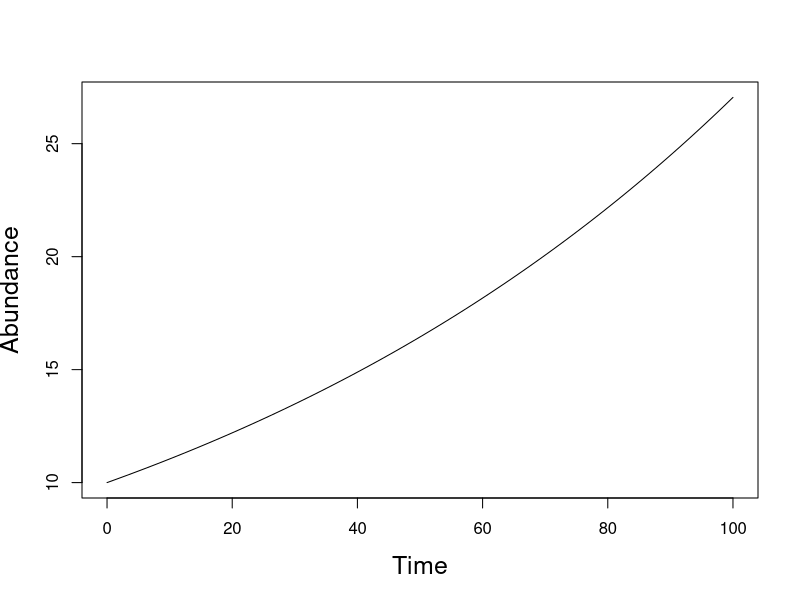
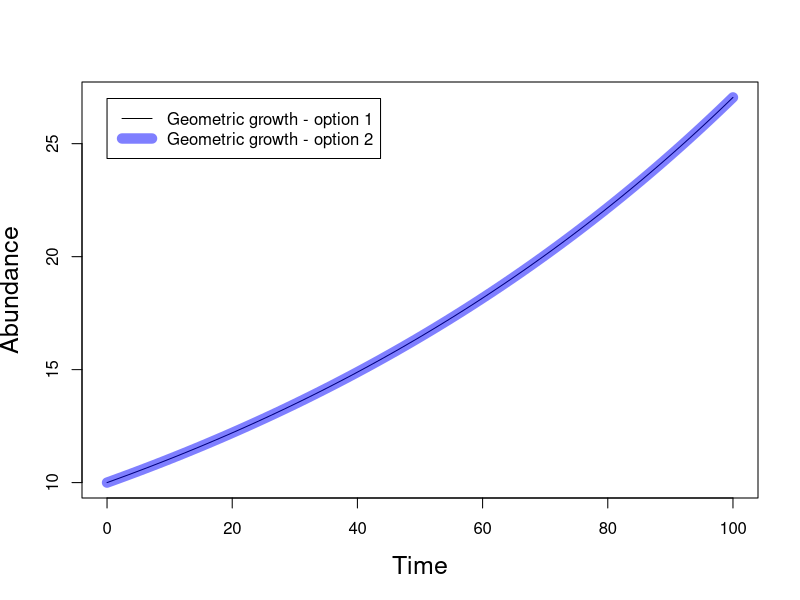
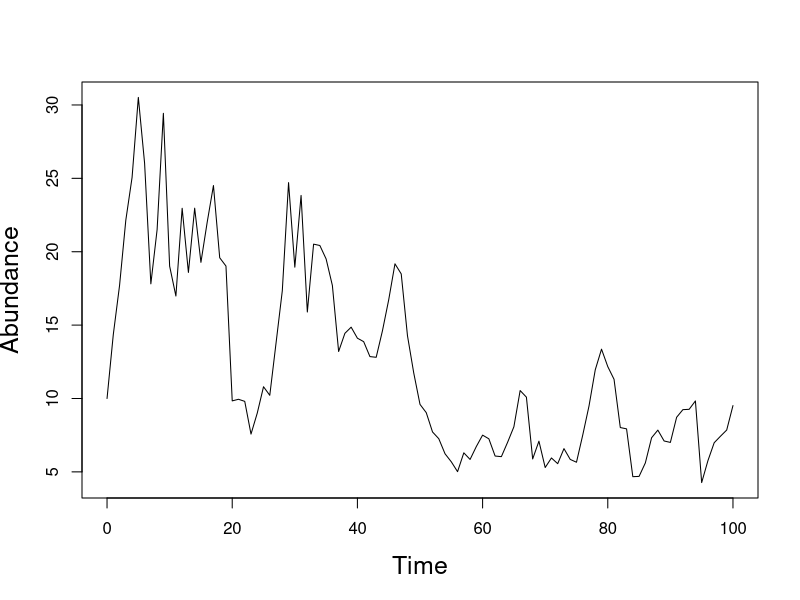
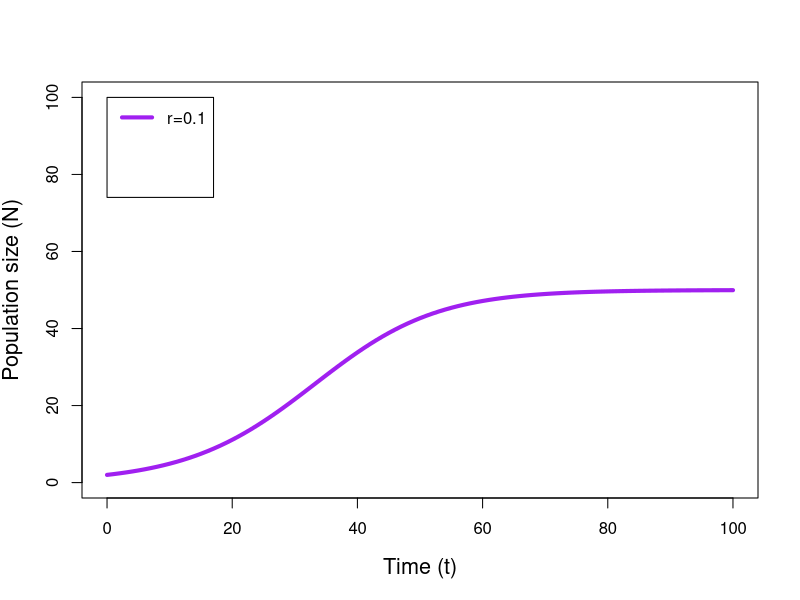
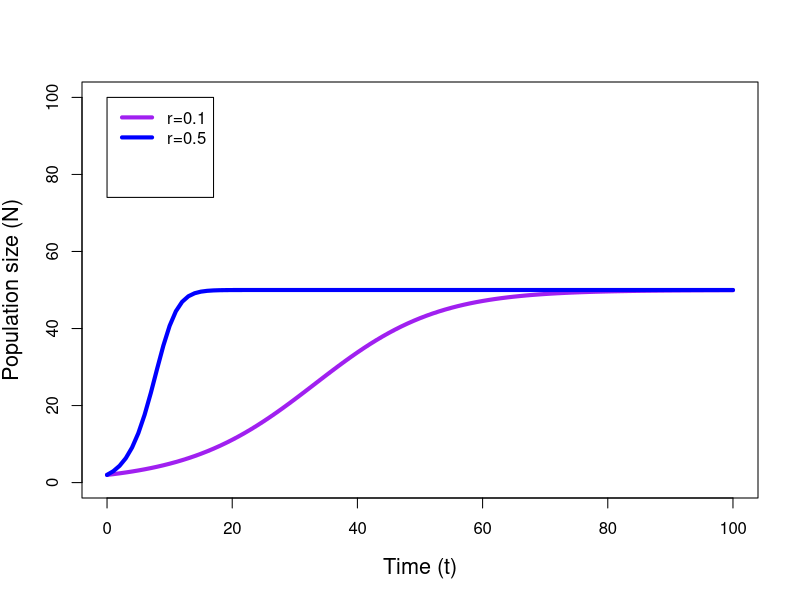
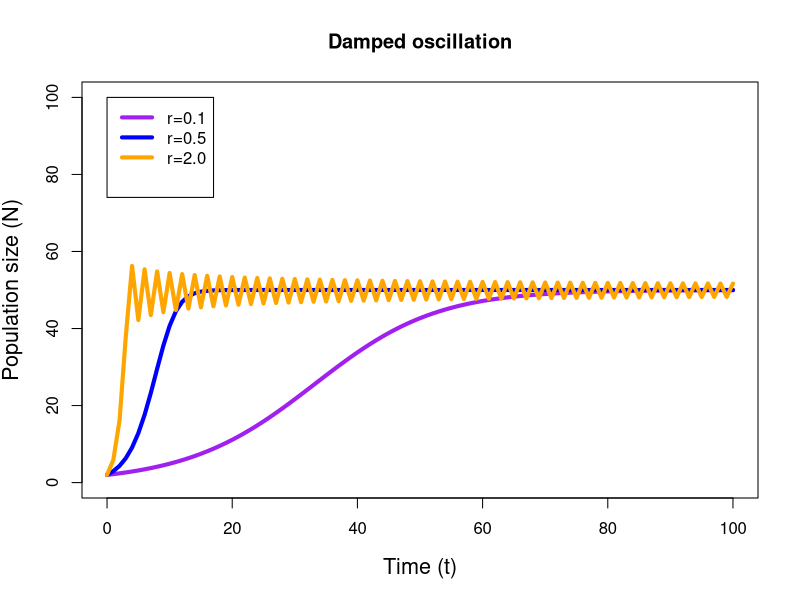
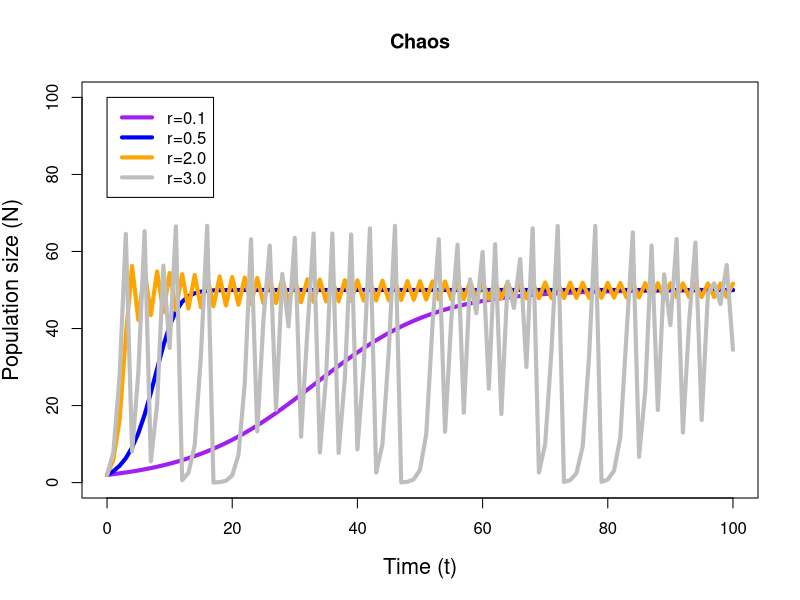
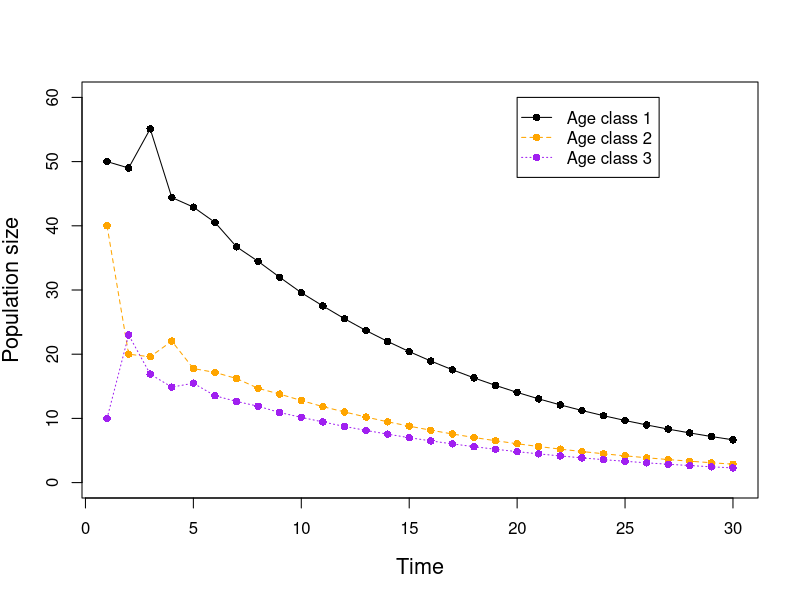

These figures' R source, in order:
## ----buildit,include=FALSE,eval=FALSE-----------------------------------------
## rnw2pdf("lecture-popdy-basics")
## rnw2pdf("lecture-popdy-basics", tangle=TRUE)




## ----geo1,size='scriptsize',out.width='0.9\\textwidth',fig.width=8,fig.height=5,fig.align="center"----
time <- 0:100         
T <- length(time)     ## number of time points
r <- 0.01             ## growth rate
N1 <- 10*(1+r)^time   ## abundance at time t. N(0)=10
plot(time, N1, xlab="Time", ylab="Abundance", type="l", cex.lab=1.5)


## ----geo2,size='tiny',out.width='0.8\\textwidth',fig.width=8,fig.height=5,fig.align="center"----
time <- 0:100         
T <- length(time)     ## number of time points
r <- 0.01             ## growth rate
N2 <- c(10, rep(NA, T-1))  ## initial abundance = 10
for(t in 2:T) {
    N2[t] <- N2[t-1] + N2[t-1]*r
}
plot(time, N1, xlab="Time", ylab="Abundance", type="l", cex.lab=1.5)
lines(time, N2, col=rgb(0,0,1,0.5), lwd=10)
legend(0, 27, c("Geometric growth - option 1", "Geometric growth - option 2"),
       lwd=c(1,10), col=c(1, rgb(0,0,1,0.5)))


## ----geo3code,size='small'----------------------------------------------------
time <- 0:100         
T <- length(time)     ## number of time points
N3 <- c(10, rep(NA, T-1))  ## initial abundance = 10
r <- rep(NA, T-1)
rbar <- 0.01
sigma <- 0.2
for(t in 2:T) {
    r[t-1] <- rnorm(n=1, mean=rbar, sd=sigma)
    N3[t] <- N3[t-1] + N3[t-1]*r[t-1]
}


## ----geo3,size='scriptsize',out.width='0.99\\textwidth',fig.width=8,fig.height=5,fig.align="center"----
plot(time, N3, xlab="Time", ylab="Abundance", type="l", cex.lab=1.5)


## ----Nl0,echo=FALSE-----------------------------------------------------------
Time <- 0:100
T <- length(Time)
rmax <- .1
K <- 50
Nl <- rep(0, T)
Nl[1] <- 2
for(t in 2:T) {
    Nl[t] <- Nl[t-1] + Nl[t-1]*rmax*(1 - Nl[t-1]/K)
}
Nl4 <- Nl3 <- Nl2 <- Nl
Nl4[1] <- Nl3[1] <- Nl2[1] <- 2
for(t in 2:T) {
    Nl2[t] <- Nl2[t-1] + Nl2[t-1]*0.5*(1-Nl2[t-1]/K)
    Nl3[t] <- Nl3[t-1] + Nl3[t-1]*2.0*(1-Nl3[t-1]/K)
    Nl4[t] <- Nl4[t-1] + Nl4[t-1]*3.0*(1-Nl4[t-1]/K)
}

## ----Nl,include=FALSE,echo=FALSE,fig.width=8,fig.height=6---------------------
plot(Time, Nl, lwd=4, type="l", ylim=c(0, 100), cex.lab=1.3,
     xlab="Time (t)", ylab="Population size (N)", col="purple")
legend(0, 100, c("r=0.1", "", "", ""),
       lwd=4, col=c("purple", NA, NA, NA))

## ----Nl2,include=FALSE,echo=FALSE,fig.width=8,fig.height=6--------------------
plot(Time, Nl, lwd=4, type="l", ylim=c(0, 100), cex.lab=1.3,
     xlab="Time (t)", ylab="Population size (N)", col="purple")
lines(Time, Nl2, lwd=4, col="blue")
legend(0, 100, c("r=0.1", "r=0.5", "", ""),
       lwd=4, col=c("purple", "blue", NA, NA))

## ----Nl3,include=FALSE,echo=FALSE,fig.width=8,fig.height=6--------------------
plot(Time, Nl, lwd=4, type="l", ylim=c(0, 100), cex.lab=1.3,
     xlab="Time (t)", ylab="Population size (N)", col="purple",
     main="Damped oscillation")
lines(Time, Nl2, lwd=4, col="blue")
lines(Time, Nl3, lwd=4, col="orange")
legend(0, 100, c("r=0.1", "r=0.5", "r=2.0", ""),
       lwd=4, col=c("purple", "blue", "orange", NA))

## ----Nl4,include=FALSE,echo=FALSE,fig.width=8,fig.height=6--------------------
plot(Time, Nl, lwd=4, type="l", ylim=c(0, 100), cex.lab=1.3,
     xlab="Time (t)", ylab="Population size (N)", col="purple",
     main="Chaos")
lines(Time, Nl2, lwd=4, col="blue")
lines(Time, Nl3, lwd=4, col="orange")
lines(Time, Nl4, lwd=4, col="gray")
legend(0, 100, c("r=0.1", "r=0.5", "r=2.0", "r=3.0"),
       lwd=4, col=c("purple", "blue", "orange", "gray"))


## ----proj1code,size='footnotesize'--------------------------------------------
T <- 30                         ## time steps
n <- matrix(NA, nrow=3, ncol=T) ## age-class abundance matrix    
n[,1] <- c(50, 40, 10)          ## abundance at t=1
s <- c(0.4, 0.5, 0.3)           ## survival rates
f <- c(0, 0.8, 1.7)             ## fecundities

A <- matrix(c(f, s[1], 0, 0, 0, s[2], s[3]), 
            nrow=3, ncol=3, byrow=TRUE)  
A                               ## Leslie matrix

for(t in 2:T) {
    n[,t] <- A %*% n[,t-1]      ## matrix multiplication
}

lambda <- n[,-1] / n[,-T]       ## growth rates


## ----proj1,size='scriptsize',out.width='0.99\\textwidth',fig.width=8,fig.height=5,fig.align="center"----
matplot(1:T, t(n), type="o", pch=16, xlab="Time", ylab="Population size",
        cex.lab=1.3, ylim=c(0, 60), col=c("black", "orange", "purple"))
legend(20, 60, c("Age class 1", "Age class 2", "Age class 3"),
       col=c("black", "orange", "purple"), pch=16, lty=1:3)


## ----lambda1,include=FALSE,echo=FALSE,fig.width=8,fig.height=6----------------
matplot(t(lambda), type="o", pch=16,
        xlab="Time", ylab="Population growth rate (lambda)",
        cex.lab=1.3,
        col=c("black", "orange", "purple"))
legend(20, 2.4, c("Age class 1", "Age class 2", "Age class 3"),
       col=c("black", "orange", "purple"), pch=16, lty=1:3)


## ----prop1,include=FALSE,echo=FALSE,fig.width=8,fig.height=6------------------
N <- colSums(n)
C <- sweep(n, 2, N, "/")
matplot(1:T, t(C), type="o", pch=16, xlab="Time",
        cex.lab=1.3,
        ylab="Proportion in age class",
        col=c("black", "orange", "purple"), ylim=c(0, 1))
legend(20, 1, c("Age class 1", "Age class 2", "Age class 3"),
       col=c("black", "orange", "purple"), pch=16, lty=1:3)


## ----proj1recode,size='footnotesize',eval=FALSE-------------------------------
## for(t in 2:T) {
##     n[,t] <- A %*% n[,t-1]
## }


## ----eig,size='scriptsize'----------------------------------------------------
vw <- eigen(A)
Re(vw$values[1])                          ## lambda
Re(vw$vectors[,1]/sum(vw$vectors[,1]))    ## stable age distribution
vw2 <- eigen(t(A))
Re(vw2$vectors[,1]/sum(vw2$vectors[,1]))  ## reproductive values

